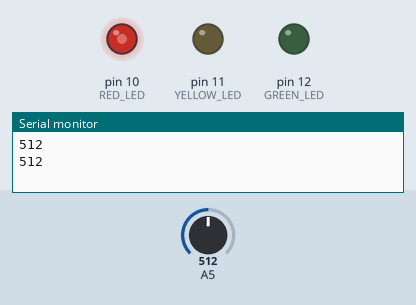
A sketch run on a simulated Arduino Uno, built with avr-gcc and run on an emulated ATmega328P. Shown: output pins drawn as LEDs (lit = HIGH), the last lines printed to the serial monitor. The test bench sets the inputs (shaded band); at power-on: A5 = 512.

Above: at 7.8 s.
7.9 s: A5 set to 716
At 10.6 s:
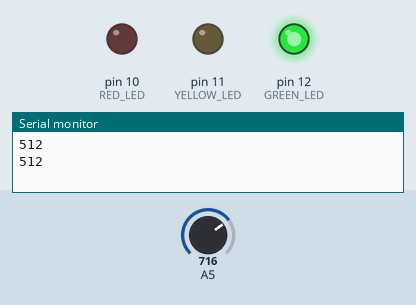
21.4 s: A5 set to 900
At 29.1 s:
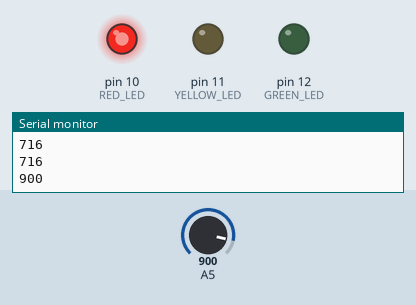
34.9 s: A5 set to 122
At 35.7 s:
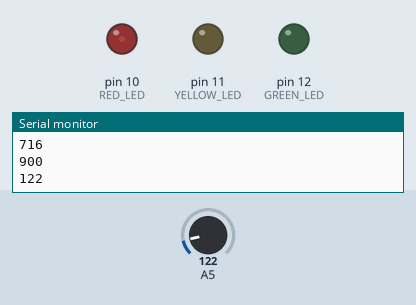
Timing chart, 0 to 53.5 s (numbered marks = the images above; inputs shaded):
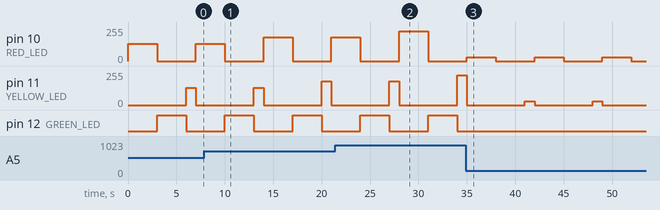

The sketch:

Three_LEDS.ino
```cpp
int anaologIn,intensity;
#define RED_LED 10
#define YELLOW_LED 11
#define GREEN_LED 12
void setup()
{
  pinMode(RED_LED, OUTPUT);
  pinMode(YELLOW_LED, OUTPUT);
  pinMode(YELLOW_LED, OUTPUT);
  Serial.begin(9600);


}


void loop()
{
  anaologIn=analogRead(A5);
  Serial.println(anaologIn);
  intensity=anaologIn/4;
  analogWrite(RED_LED, intensity);
  delay(3000);
  analogWrite(RED_LED, 0);
  analogWrite(GREEN_LED, intensity);
  delay(3000);
  analogWrite(GREEN_LED, 0);
  analogWrite(YELLOW_LED, intensity);
  delay(1000);
  analogWrite(YELLOW_LED, 0);


}
```

Measured:
- after the input at 34.9 s, pin 12 (GREEN_LED): stops changing and stays LOW
- by itself, pin 10 (RED_LED): alternates 30/255 for 3.0 s and 0/255 for 4.0 s
- by itself, pin 11 (YELLOW_LED): alternates 30/255 for 1.0 s and 0/255 for 6.0 s
- by itself, pin 12 (GREEN_LED): alternates HIGH for 3.0 s and LOW for 4.0 s
